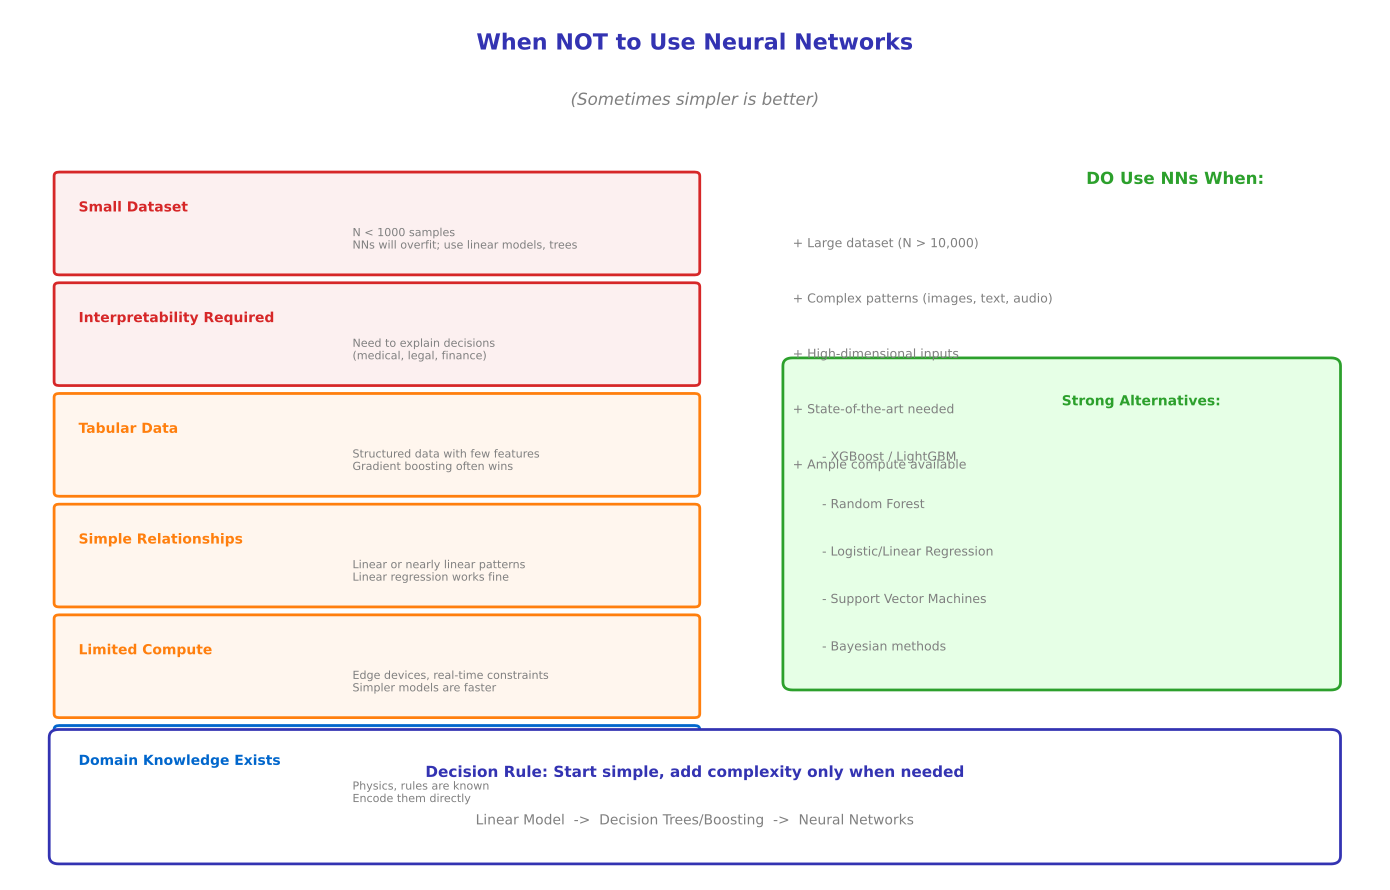

Here is the Python script that generated this plot:
"""
When NOT to Use Neural Networks
Module 4: Applications & Modern Perspectives
"""

import matplotlib.pyplot as plt
import numpy as np
from matplotlib.patches import FancyBboxPatch

CHART_METADATA = {
    'title': 'When Not To Use Nn',
    'url': 'https://github.com/QuantLet/neural-networks-introduction/tree/main/when_not_to_use_nn'
}

# Colors
mlpurple = '#3333B2'
mlblue = '#0066CC'
mlorange = '#FF7F0E'
mlgreen = '#2CA02C'
mlred = '#D62728'
mlgray = '#7F7F7F'

fig, ax = plt.subplots(figsize=(14, 9))
ax.set_xlim(0, 14)
ax.set_ylim(0, 11)
ax.axis('off')

# Title
ax.text(7, 10.5, 'When NOT to Use Neural Networks',
        fontsize=16, fontweight='bold', ha='center', color=mlpurple)

# Subtitle
ax.text(7, 9.8, '(Sometimes simpler is better)',
        fontsize=12, ha='center', color=mlgray, style='italic')

# Don't use when...
dont_use = [
    ('Small Dataset', 'N < 1000 samples\nNNs will overfit; use linear models, trees', mlred),
    ('Interpretability Required', 'Need to explain decisions\n(medical, legal, finance)', mlred),
    ('Tabular Data', 'Structured data with few features\nGradient boosting often wins', mlorange),
    ('Simple Relationships', 'Linear or nearly linear patterns\nLinear regression works fine', mlorange),
    ('Limited Compute', 'Edge devices, real-time constraints\nSimpler models are faster', mlorange),
    ('Domain Knowledge Exists', 'Physics, rules are known\nEncode them directly', mlblue),
]

y_pos = 8.5
for title, desc, color in dont_use:
    box = FancyBboxPatch((0.5, y_pos - 0.8), 6.5, 1.2, boxstyle="round,pad=0.05",
                          facecolor=f'{color}11', edgecolor=color, linewidth=2)
    ax.add_patch(box)
    ax.text(0.7, y_pos, title, fontsize=10, fontweight='bold', color=color, va='center')
    ax.text(3.5, y_pos - 0.4, desc, fontsize=8, color=mlgray, va='center', ha='left')
    y_pos -= 1.4

# DO use when...
ax.text(11, 8.8, 'DO Use NNs When:', fontsize=12, fontweight='bold', color=mlgreen)

do_use = [
    'Large dataset (N > 10,000)',
    'Complex patterns (images, text, audio)',
    'High-dimensional inputs',
    'State-of-the-art needed',
    'Ample compute available',
]

y_pos = 8
for item in do_use:
    ax.text(8, y_pos, '+ ' + item, fontsize=9, color=mlgray)
    y_pos -= 0.7

# Decision flowchart summary
summary_box = FancyBboxPatch((0.5, 0.3), 13, 1.5, boxstyle="round,pad=0.1",
                              facecolor='white', edgecolor=mlpurple, linewidth=2)
ax.add_patch(summary_box)

ax.text(7, 1.3, 'Decision Rule: Start simple, add complexity only when needed',
        ha='center', fontsize=11, fontweight='bold', color=mlpurple)
ax.text(7, 0.7, 'Linear Model  ->  Decision Trees/Boosting  ->  Neural Networks',
        ha='center', fontsize=10, color=mlgray)

# Alternatives box
alt_box = FancyBboxPatch((8, 2.5), 5.5, 4, boxstyle="round,pad=0.1",
                          facecolor='#E6FFE6', edgecolor=mlgreen, linewidth=2)
ax.add_patch(alt_box)

ax.text(10.75, 6, 'Strong Alternatives:', fontsize=10, fontweight='bold', color=mlgreen)
alternatives = [
    'XGBoost / LightGBM',
    'Random Forest',
    'Logistic/Linear Regression',
    'Support Vector Machines',
    'Bayesian methods',
]
y_pos = 5.3
for alt in alternatives:
    ax.text(8.3, y_pos, '- ' + alt, fontsize=9, color=mlgray)
    y_pos -= 0.6

plt.tight_layout()
plt.savefig('when_not_to_use_nn.pdf', format='pdf', bbox_inches='tight', dpi=300)
plt.savefig('when_not_to_use_nn.png', format='png', bbox_inches='tight', dpi=300)
plt.close()

print("Generated: when_not_to_use_nn.pdf")
